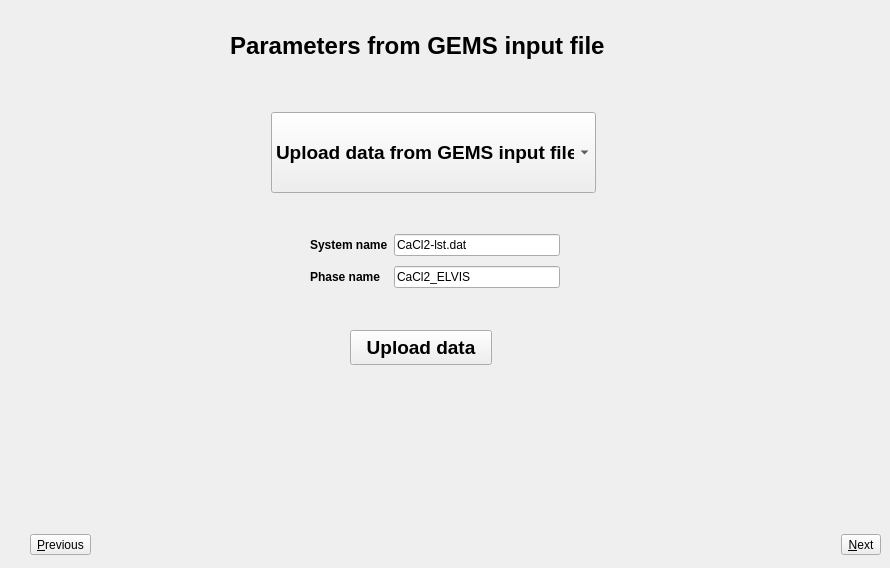
    <widget class="QWidget" name="subwindow_upload_data">
     <property name="windowTitle">
      <string>Upload GEMS input file</string>
     </property>
     <widget class="QComboBox" name="comboBox_uploadGEMSinput">
      <property name="geometry">
       <rect>
        <x>271</x>
        <y>112</y>
        <width>325</width>
        <height>81</height>
       </rect>
      </property>
      <property name="font">
       <font>
        <pointsize>14</pointsize>
        <weight>75</weight>
        <bold>true</bold>
       </font>
      </property>
      <item>
       <property name="text">
        <string>Upload data from GEMS input file</string>
       </property>
      </item>
      <item>
       <property name="text">
        <string>Manually add chemical setup data </string>
       </property>
      </item>
     </widget>
     <widget class="QPushButton" name="pushButton_uploaddata">
      <property name="geometry">
       <rect>
        <x>350</x>
        <y>330</y>
        <width>142</width>
        <height>35</height>
       </rect>
      </property>
      <property name="font">
       <font>
        <pointsize>14</pointsize>
        <weight>75</weight>
        <bold>true</bold>
       </font>
      </property>
      <property name="text">
       <string>Upload data</string>
      </property>
     </widget>
     <widget class="QWidget" name="layoutWidget">
      <property name="geometry">
       <rect>
        <x>310</x>
        <y>230</y>
        <width>250</width>
        <height>62</height>
       </rect>
      </property>
      <layout class="QGridLayout" name="gridLayout_2">
       <item row="0" column="0">
        <widget class="QLabel" name="label_117">
         <property name="font">
          <font>
           <weight>75</weight>
           <bold>true</bold>
          </font>
         </property>
         <property name="text">
          <string>System name</string>
         </property>
        </widget>
       </item>
       <item row="0" column="1">
        <widget class="QLineEdit" name="lineEdit_systemname_2">
         <property name="text">
          <string>CaCl2-lst.dat</string>
         </property>
        </widget>
       </item>
       <item row="1" column="0">
        <widget class="QLabel" name="label_116">
         <property name="font">
          <font>
           <weight>75</weight>
           <bold>true</bold>
          </font>
         </property>
         <property name="text">
          <string>Phase name</string>
         </property>
        </widget>
       </item>
       <item row="1" column="1">
        <widget class="QLineEdit" name="lineEdit_phasename_2">
         <property name="text">
          <string>CaCl2_ELVIS</string>
         </property>
        </widget>
       </item>
      </layout>
     </widget>
     <widget class="QWidget" name="layoutWidget_20">
      <property name="geometry">
       <rect>
        <x>30</x>
        <y>530</y>
        <width>851</width>
        <height>29</height>
       </rect>
      </property>
      <layout class="QHBoxLayout" name="horizontalLayout_11">
       <item>
        <widget class="QToolButton" name="toolButton_previous2">
         <property name="text">
          <string>&amp;Previous</string>
         </property>
        </widget>
       </item>
       <item>
        <spacer name="horizontalSpacer_15">
         <property name="orientation">
          <enum>Qt::Horizontal</enum>
         </property>
         <property name="sizeHint" stdset="0">
          <size>
           <width>648</width>
           <height>20</height>
          </size>
         </property>
        </spacer>
       </item>
       <item>
        <widget class="QToolButton" name="toolButton_next2">
         <property name="text">
          <string>&amp;Next</string>
         </property>
        </widget>
       </item>
      </layout>
     </widget>
     <widget class="QLabel" name="label_30">
      <property name="geometry">
       <rect>
        <x>230</x>
        <y>30</y>
        <width>391</width>
        <height>31</height>
       </rect>
      </property>
      <property name="font">
       <font>
        <pointsize>18</pointsize>
        <weight>75</weight>
        <bold>true</bold>
       </font>
      </property>
      <property name="text">
       <string>Parameters from GEMS input file </string>
      </property>
     </widget>
    </widget>
